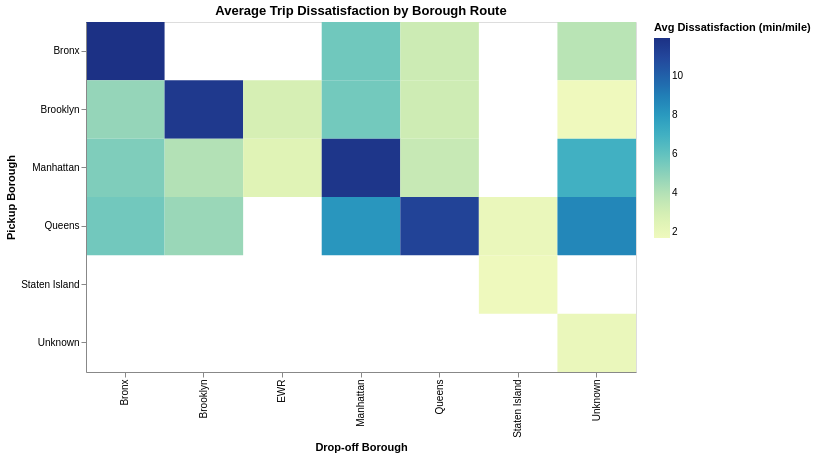

This figure's Vega-Lite source:
### Vega-Lite specification from a JSON file in a GitHub repository (floating-point values rounded to 4 significant figures)
{"config": {"view": {"continuousWidth": 300, "continuousHeight": 300}}, "data": {"name": "data-44a5406673fef549746f2edf797dfe29"}, "mark": {"type": "rect"}, "encoding": {"color": {"field": "average_dissatisfaction", "title": "Avg Dissatisfaction (min/mile)", "type": "quantitative"}, "tooltip": [{"field": "PULocation", "title": "Pickup", "type": "nominal"}, {"field": "DOLocation", "title": "Drop-off", "type": "nominal"}, {"field": "average_dissatisfaction", "format": ".2f", "title": "Dissatisfaction", "type": "quantitative"}, {"field": "average_duration", "format": ".2f", "title": "Duration", "type": "quantitative"}, {"field": "average_distance", "format": ".2f", "title": "Distance", "type": "quantitative"}, {"field": "trip_count", "format": ",", "title": "Trips", "type": "quantitative"}], "x": {"field": "DOLocation", "title": "Drop-off Borough", "type": "nominal"}, "y": {"field": "PULocation", "title": "Pickup Borough", "type": "nominal"}}, "height": 350, "title": "Average Trip Dissatisfaction by Borough Route", "width": 550, "$schema": "https://vega.github.io/schema/vega-lite/v6.4.1.json", "datasets": {"data-44a5406673fef549746f2edf797dfe29": [{"PULocation": "Bronx", "DOLocation": "Bronx", "average_dissatisfaction": 11.97, "average_duration": 12.71, "average_distance": 2.713, "trip_count": 134}, {"PULocation": "Bronx", "DOLocation": "Manhattan", "average_dissatisfaction": 5.636, "average_duration": 23.12, "average_distance": 5.092, "trip_count": 61}, {"PULocation": "Bronx", "DOLocation": "Queens", "average_dissatisfaction": 3.218, "average_duration": 38.96, "average_distance": 12.17, "trip_count": 12}, {"PULocation": "Bronx", "DOLocation": "Unknown", "average_dissatisfaction": 3.836, "average_duration": 12.08, "average_distance": 2.368, "trip_count": 5}, {"PULocation": "Brooklyn", "DOLocation": "Bronx", "average_dissatisfaction": 4.76, "average_duration": 106.8, "average_distance": 22.59, "trip_count": 2}, {"PULocation": "Brooklyn", "DOLocation": "Brooklyn", "average_dissatisfaction": 11.59, "average_duration": 19.63, "average_distance": 2.553, "trip_count": 1871}, {"PULocation": "Brooklyn", "DOLocation": "EWR", "average_dissatisfaction": 2.888, "average_duration": 48.18, "average_distance": 17.47, "trip_count": 5}, {"PULocation": "Brooklyn", "DOLocation": "Manhattan", "average_dissatisfaction": 5.555, "average_duration": 32.95, "average_distance": 5.892, "trip_count": 451}, {"PULocation": "Brooklyn", "DOLocation": "Queens", "average_dissatisfaction": 3.172, "average_duration": 32.17, "average_distance": 11.23, "trip_count": 118}, {"PULocation": "Brooklyn", "DOLocation": "Unknown", "average_dissatisfaction": 1.691, "average_duration": 6.748, "average_distance": 4.032, "trip_count": 8}, {"PULocation": "Manhattan", "DOLocation": "Bronx", "average_dissatisfaction": 5.279, "average_duration": 18.19, "average_distance": 4.019, "trip_count": 393}, {"PULocation": "Manhattan", "DOLocation": "Brooklyn", "average_dissatisfaction": 3.988, "average_duration": 44.85, "average_distance": 12.25, "trip_count": 54}, {"PULocation": "Manhattan", "DOLocation": "EWR", "average_dissatisfaction": 2.483, "average_duration": 58.18, "average_distance": 23.15, "trip_count": 3}, {"PULocation": "Manhattan", "DOLocation": "Manhattan", "average_dissatisfaction": 11.75, "average_duration": 16.02, "average_distance": 2.134, "trip_count": 10659}, {"PULocation": "Manhattan", "DOLocation": "Queens", "average_dissatisfaction": 3.406, "average_duration": 27.21, "average_distance": 9.524, "trip_count": 283}, {"PULocation": "Manhattan", "DOLocation": "Unknown", "average_dissatisfaction": 6.994, "average_duration": 10.74, "average_distance": 1.725, "trip_count": 12}, {"PULocation": "Queens", "DOLocation": "Bronx", "average_dissatisfaction": 5.59, "average_duration": 28.48, "average_distance": 8.8, "trip_count": 17}, {"PULocation": "Queens", "DOLocation": "Brooklyn", "average_dissatisfaction": 4.634, "average_duration": 38.73, "average_distance": 8.878, "trip_count": 183}, {"PULocation": "Queens", "DOLocation": "Manhattan", "average_dissatisfaction": 8.143, "average_duration": 38.56, "average_distance": 7.756, "trip_count": 314}, {"PULocation": "Queens", "DOLocation": "Queens", "average_dissatisfaction": 11.15, "average_duration": 19.27, "average_distance": 2.737, "trip_count": 4386}, {"PULocation": "Queens", "DOLocation": "Staten Island", "average_dissatisfaction": 1.946, "average_duration": 69.27, "average_distance": 35.6, "trip_count": 1}, {"PULocation": "Queens", "DOLocation": "Unknown", "average_dissatisfaction": 8.695, "average_duration": 42.72, "average_distance": 3.597, "trip_count": 16}, {"PULocation": "Staten Island", "DOLocation": "Staten Island", "average_dissatisfaction": 1.725, "average_duration": 9.158, "average_distance": 3.005, "trip_count": 2}, {"PULocation": "Unknown", "DOLocation": "Unknown", "average_dissatisfaction": 1.958, "average_duration": 7.78, "average_distance": 3.143, "trip_count": 9}]}}
